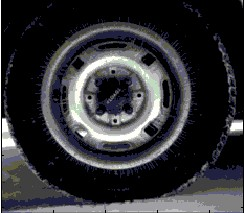
#> input picture 数字图像处理实验/test4/picture/fig5.png, 244 x 213 px, found by its file name
$ python task2.py
#> lines starting #> are read from the running program, lines starting #| are printed output that depends on the picture
import cv2
import numpy as np
img = cv2.imread('picture\\fig5.png',0)
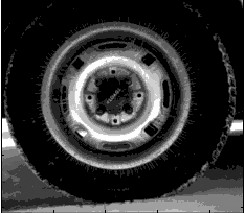
#> img: shape (213, 244); min 0, max 255, mean 50.1
equ = cv2.equalizeHist(img)
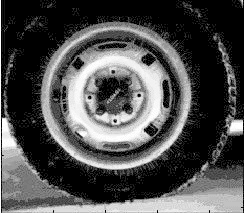
#> equ: shape (213, 244); min 0, max 255, mean 78.2
res = np.hstack((img,equ))
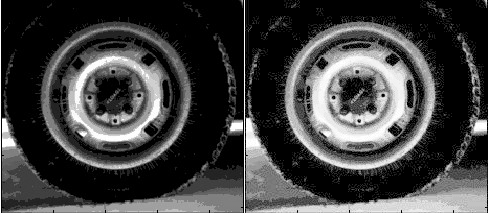
#> res: shape (213, 488); min 0, max 255, mean 64.1
cv2.imwrite('hist.jpg',res)
cv2.imshow('res.png',res)
cv2.waitKey(0)
cv2.destroyAllWindows()

$ run again, with 数字图像处理实验/test4/picture/fig1.png copied over 数字图像处理实验/test4/picture/fig5.png
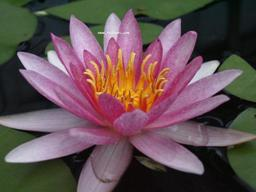
#> input picture 数字图像处理实验/test4/picture/fig1.png, 256 x 192 px, found by its file name
#> `equ = cv2.equalizeHist(img)`:
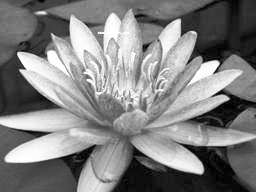
#> equ: shape (192, 256); min 0, max 255, mean 128.3
#> `res = np.hstack((img,equ))`:
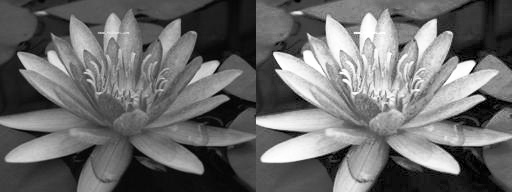
#> res: shape (192, 512); min 0, max 255, mean 107.5

$ run again, with 数字图像处理实验/test4/picture/fig2.png copied over 数字图像处理实验/test4/picture/fig5.png
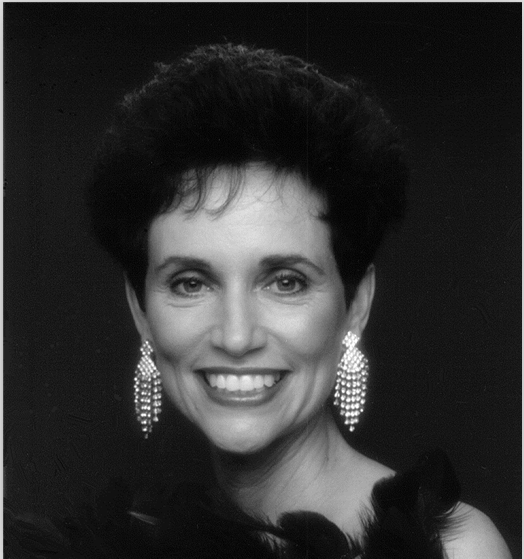
#> input picture 数字图像处理实验/test4/picture/fig2.png, 524 x 559 px, found by its file name
#> img is the input picture: shape (559, 524); min 0, max 255, mean 48.1
#> `equ = cv2.equalizeHist(img)`:
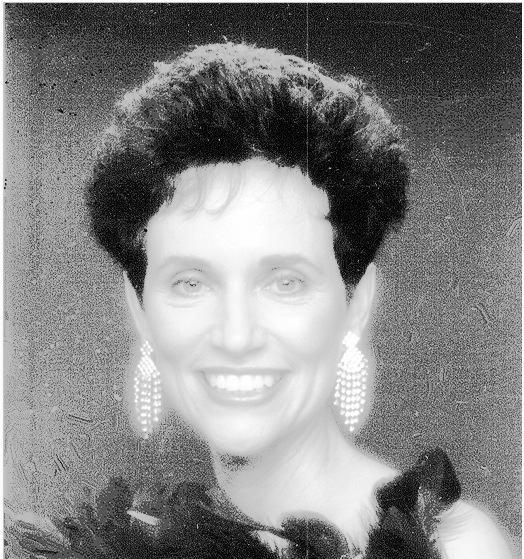
#> equ: shape (559, 524); min 0, max 255, mean 130.5
#> `res = np.hstack((img,equ))`:
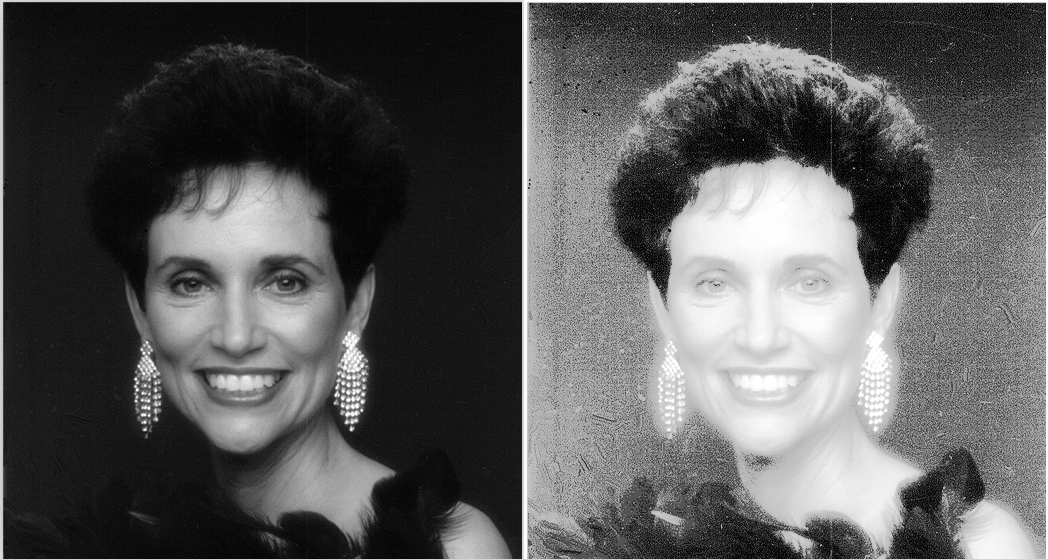
#> res: shape (559, 1048); min 0, max 255, mean 89.3

$ run again, with 数字图像处理实验/test4/picture/fig3.png copied over 数字图像处理实验/test4/picture/fig5.png
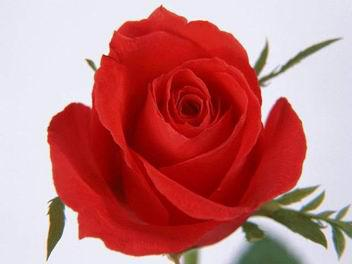
#> input picture 数字图像处理实验/test4/picture/fig3.png, 352 x 264 px, found by its file name
#> `equ = cv2.equalizeHist(img)`:
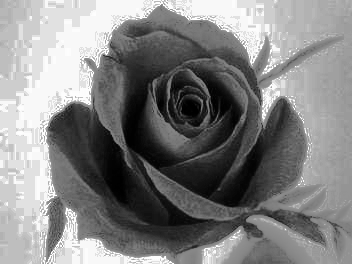
#> equ: shape (264, 352); min 0, max 255, mean 130.4
#> `res = np.hstack((img,equ))`:
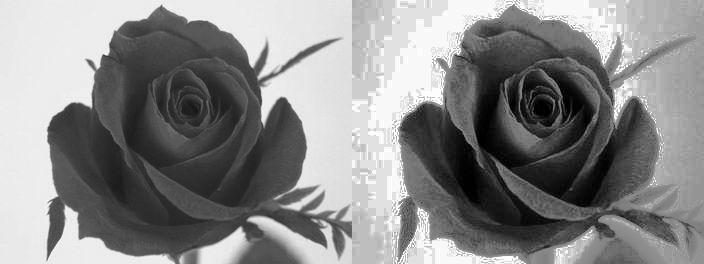
#> res: shape (264, 704); min 0, max 255, mean 136.9
